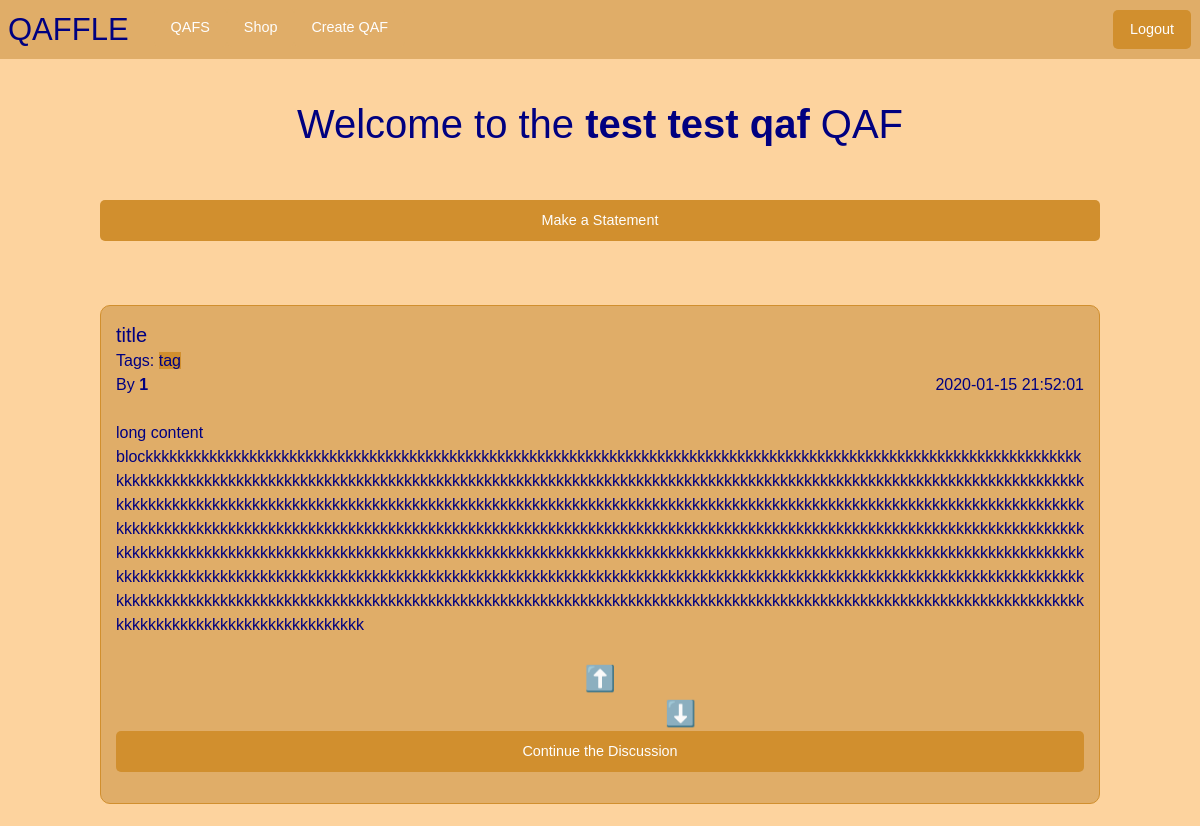
The app's page /qaf/1 (signed in, upper part), older data.
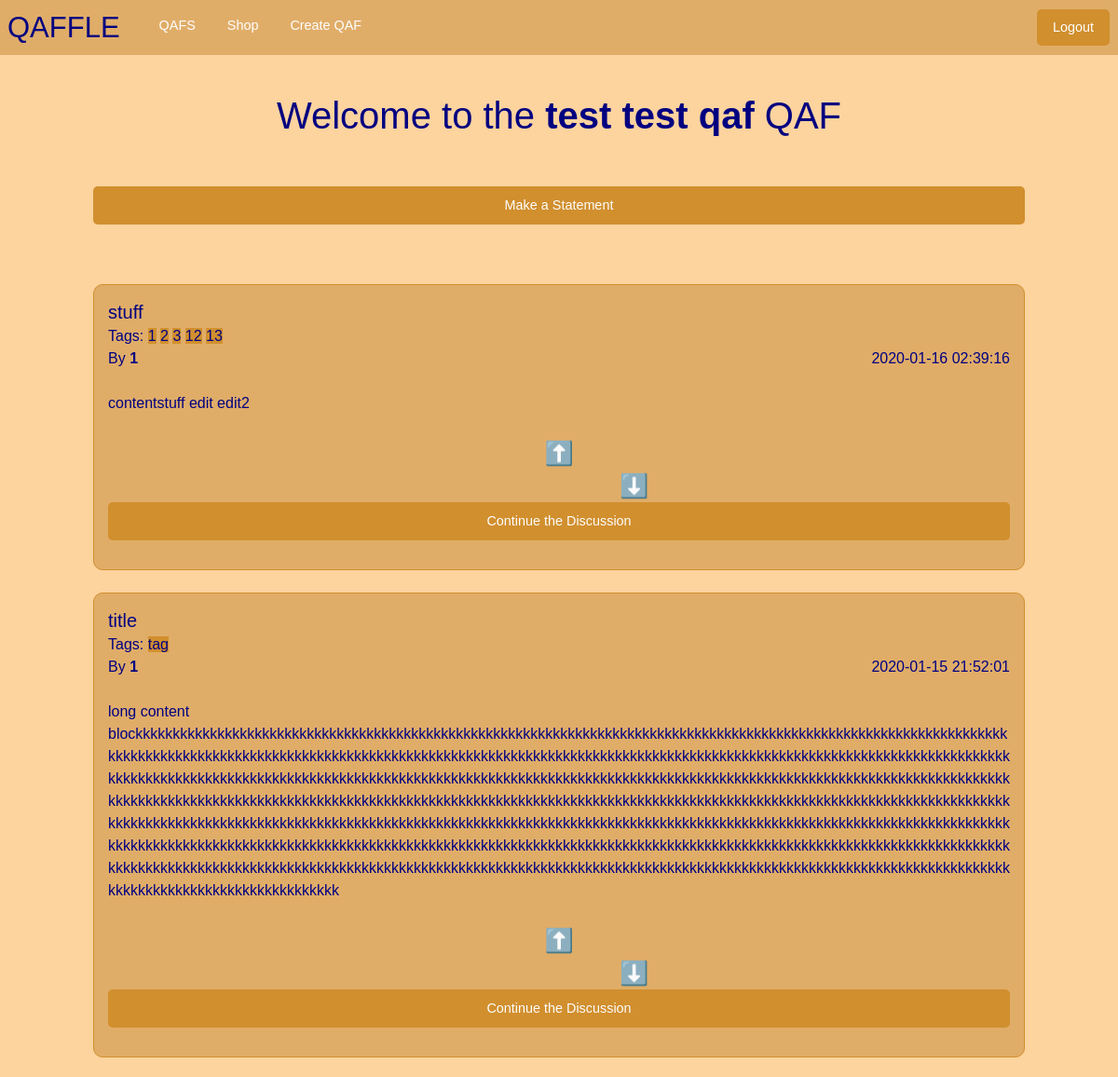
The same page, newer data.
### tables this page shows
CREATE TABLE qafs (id INTEGER PRIMARY KEY, name TEXT, owner_id INTEGER);

CREATE TABLE posts (id INTEGER PRIMARY KEY, author_id INTEGER, title TEXT, content TEXT, qaf_id INTEGER, tags TEXT, time_created DATETIME DEFAULT CURRENT_TIMESTAMP, net_vote INTEGER);

CREATE TABLE users (id INTEGER PRIMARY KEY, username TEXT, password TEXT, waffles INT, qafs_joined TEXT);

### app.py (the view)
@app.route("/qaf/<id>", methods=['GET', 'POST'])
def show_qaf(id):
    if current_user() == None:
      flash('You must be logged in to access this page', 'warning')
      return redirect( url_for( 'login'))
    qaf = Qaf(id)
    posts = qaf.get_posts()
    return render_template('qaf.html', title = qaf.name, qaf = qaf, posts = posts)

### app.py (called while the page is built)
def current_user():
    if 'user_id' in session:
        return User(session['user_id'])
    return None

@app.context_processor
def make_template_globals():
    return dict(current_user=current_user())

### util/db_builder.py (called while the page is built)
def execute(cmd):
    db = sqlite3.connect(DB_FILE)
    c = db.cursor()
    output = c.execute(cmd)
    db.commit()
    return output

### util/post.py (called while the page is built)
    def get_author(self):
        return util.user.User(self.author_id)

### util/qaf.py (called while the page is built)
	def get_posts(self):
		command = 'SELECT id FROM posts WHERE qaf_id = {} ORDER BY time_created DESC'.format(self.id)
		data = execute(command).fetchall()
		posts = []
		for post_id in data:
			posts.append(Post(post_id[0]))
		return posts

### templates/qaf.html (shortened to what this page needs)
{% extends "base.html" %}
{% block content %}
<div class="grid-x">
  <h2 class="small-12">Welcome to the <strong>{{ qaf.name }}</strong> QAF</h2>
  <div class="small-10 small-offset-1">
    <br>
    <br>
    <a class="expanded button" href="/qaf/{{qaf.id}}/create_post">Make a Statement</a>
    <br>
    <br>
    {% for post in posts %}
      <div class="post">
        <h5 style="text-align:left">{{post.title}}</h5>
        <div class="small-12" style="text-align:left">Tags:
          {% for tag in post.tags %}
            <span class = "tag">{{ tag }}</span>
          {% endfor %}
        </div>
        <div>By <strong>{{post.get_author().username}}</strong> <span style="float:right;">{{post.time_created}}</span> </div><br>
        <div style="word-wrap: break-word;">
          {{post.content}}
        </div>
        <br>
        <div class="small-5">
          <h4 class="upvote" id="upvote{{post.id}}">⬆️</h4>
        </div>
        <div class="small-5 small-offset-2">
          <h4 class="downvote">⬇️</h4>
        </div>
        <a class="button expanded small-12" href="{{ url_for('show_post', qaf_id = qaf.id, post_id=post.id) }}"> Continue the Discussion </a>
      </div>
      <br>
    {% endfor %}
  </div>
</div>
{% endblock content %}

### templates/base.html (shortened to what this page needs)
<!DOCTYPE html>
<html lang="en" dir="ltr">
  <head>
    <link rel="stylesheet" href="https://cdn.jsdelivr.net/npm/foundation-sites@6.4.3/dist/css/foundation.min.css">
    <link rel="stylesheet" href="../static/css/stylesheet.css">
    <link href="{{ url_for('static', filename='css/stylesheet.css') }}" rel="stylesheet">
  </head>
  <body>
    <div class="top-bar grid-x">
      <div class="top-bar-left grid-x">
        <a href="/"><h3 class="columns small-1">QAFFLE</h3></a>
        <ul class = "menu" style = "margin-left:25px;background-color:rgb(224, 173, 104)">
          <li><a class = "button navbar" href="/my_qafs">QAFS</a></li>
          <li><a class = "button navbar" href="/shop">Shop</a></li>
          <li><a class = "button navbar" href="/create_qaf">Create QAF</a></li>
        </ul>
      </div>
      <div class="top-bar-right small-2">
        {% if current_user is none %}
        <div class="button-group grid-x">
          <a class="button small-5" href="/login">Login</a>
          <div class="small-1"></div>
          <a class="button small-5"href="/signup">Sign Up</a>
        </div>
        {% else %}
          <ul class = "menu navbar" style = "background-color:rgb(224, 173, 104);margin-left:60%">
            <li><a class="button small-5" href="/logout" >Logout</a></li>
          </ul>
        {% endif %}
      </div>
    </div>
    <br>
    <br>
    <br>
    <br>
    {% block content %}
    {% endblock content %}
  </body>
</html>

### static/css/stylesheet.css (style rules this page uses)
body { font-family: 'Overpass', sans-serif; background-color: RGB(253, 211, 158); color: navy; }
a { border: 0px; border-color: RGB(209, 143, 46); padding: 0px; font-family: 'Overpass', sans-serif; }
li { border: 0px; padding: 0px; }
.top-bar { background-color: RGB(224, 173, 104); position: fixed; width: 100%; }
.button { background-color: RGB(209, 143, 46); border-radius: 5px; }
h2 { color: navy; margin: auto; font-family: 'Overpass', sans-serif; text-align: center; }
h3 { color: navy; margin: auto; font-family: 'Overpass', sans-serif; text-align: center; }
h4 { color: navy; margin: auto; font-family: 'Overpass', sans-serif; text-align: center; }
h5 { margin: auto; text-align: center; font-family: 'Overpass', sans-serif; }
.navbar { background-color:rgb(224, 173, 104); }
.tag { background-color: RGB(209, 143, 46); }
.post { border-color: RGB(209, 143, 46); border-style: solid; border-width: thin; border-radius: 10px; background-color: RGB(224, 173, 104); padding: 15px; }

Row changes from the older to the newer data that the page shows:
added posts: title "stuff", tags "1" "2" "3" "12" "13", get_author "1", time_created "2020-01-16 02:39:16", content "contentstuff edit edit2", shown under "Welcome to the test test qafQAF"
